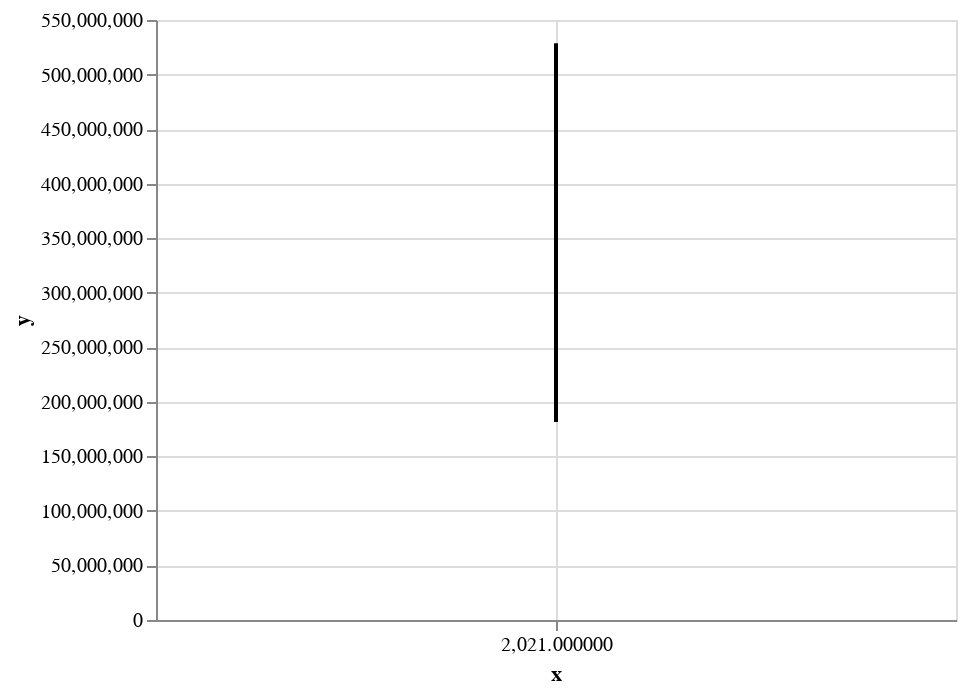

Notebook cell for this chart:
### Code cell
offset = 10000000
df_vline = pd.DataFrame({'y' : [oth - offset,na + offset], 
                         'x' : [2021,2021]})

line = alt.Chart(df_vline).mark_line(color='black').encode(
    y = 'y',
    x = 'x'
)

line

### Figure 1 — Vega-Lite specification as saved in the notebook (floating-point values rounded to 4 significant figures)
{"config": {"view": {"continuousWidth": 400, "continuousHeight": 300}}, "data": {"name": "data-d9573826798f0e8ec738022c21c4cbf7"}, "mark": {"type": "line", "color": "black"}, "encoding": {"x": {"field": "x", "type": "quantitative"}, "y": {"field": "y", "type": "quantitative"}}, "$schema": "https://vega.github.io/schema/vega-lite/v4.17.0.json", "datasets": {"data-d9573826798f0e8ec738022c21c4cbf7": [{"y": 528700000.0, "x": 2021}, {"y": 181600000.0, "x": 2021}]}}
